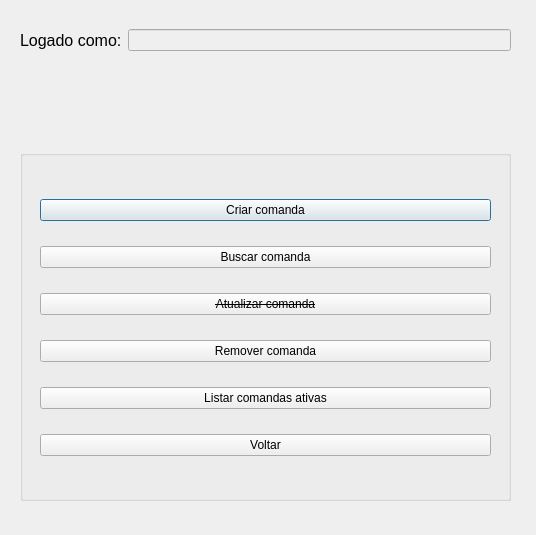
<?xml version="1.0" encoding="UTF-8"?>
<ui version="4.0">
 <class>OrderPaperManagement</class>
 <widget class="QDialog" name="OrderPaperManagement">
  <property name="geometry">
   <rect>
    <x>0</x>
    <y>0</y>
    <width>536</width>
    <height>535</height>
   </rect>
  </property>
  <property name="windowTitle">
   <string>Gestão de Comandas | Sistema de Controle de Comandas</string>
  </property>
  <widget class="QGroupBox" name="groupBox_orderPaperManagement">
   <property name="geometry">
    <rect>
     <x>20</x>
     <y>150</y>
     <width>491</width>
     <height>351</height>
    </rect>
   </property>
   <property name="title">
    <string/>
   </property>
   <widget class="QWidget" name="layoutWidget_2">
    <property name="geometry">
     <rect>
      <x>20</x>
      <y>30</y>
      <width>451</width>
      <height>301</height>
     </rect>
    </property>
    <layout class="QVBoxLayout" name="verticalLayout_orderPaperManagement">
     <item>
      <widget class="QPushButton" name="pushButton_createOrderPaper">
       <property name="text">
        <string>Criar comanda</string>
       </property>
      </widget>
     </item>
     <item>
      <widget class="QPushButton" name="pushButton_findOrderPaper">
       <property name="font">
        <font>
         <strikeout>false</strikeout>
        </font>
       </property>
       <property name="text">
        <string>Buscar comanda</string>
       </property>
      </widget>
     </item>
     <item>
      <widget class="QPushButton" name="pushButton_updateOrderPaper">
       <property name="font">
        <font>
         <strikeout>true</strikeout>
        </font>
       </property>
       <property name="text">
        <string>Atualizar comanda</string>
       </property>
      </widget>
     </item>
     <item>
      <widget class="QPushButton" name="pushButton_deleteOrderPaper">
       <property name="font">
        <font>
         <strikeout>false</strikeout>
        </font>
       </property>
       <property name="text">
        <string>Remover comanda</string>
       </property>
      </widget>
     </item>
     <item>
      <widget class="QPushButton" name="pushButton_showActiveOrderPapers">
       <property name="font">
        <font>
         <strikeout>false</strikeout>
        </font>
       </property>
       <property name="text">
        <string>Listar comandas ativas</string>
       </property>
      </widget>
     </item>
     <item>
      <widget class="QPushButton" name="pushButton_backToDashboard">
       <property name="text">
        <string>Voltar</string>
       </property>
      </widget>
     </item>
    </layout>
   </widget>
  </widget>
  <widget class="QWidget" name="layoutWidget">
   <property name="geometry">
    <rect>
     <x>20</x>
     <y>20</y>
     <width>491</width>
     <height>41</height>
    </rect>
   </property>
   <layout class="QHBoxLayout" name="horizontalLayout_orderPaperManagementLoggedAs">
    <item>
     <widget class="QLabel" name="label_loggedAsUser">
      <property name="font">
       <font>
        <pointsize>12</pointsize>
       </font>
      </property>
      <property name="text">
       <string>Logado como:</string>
      </property>
     </widget>
    </item>
    <item>
     <widget class="QLineEdit" name="lineEdit_loggedAsUser">
      <property name="enabled">
       <bool>false</bool>
      </property>
     </widget>
    </item>
   </layout>
  </widget>
 </widget>
 <resources/>
 <connections/>
</ui>
